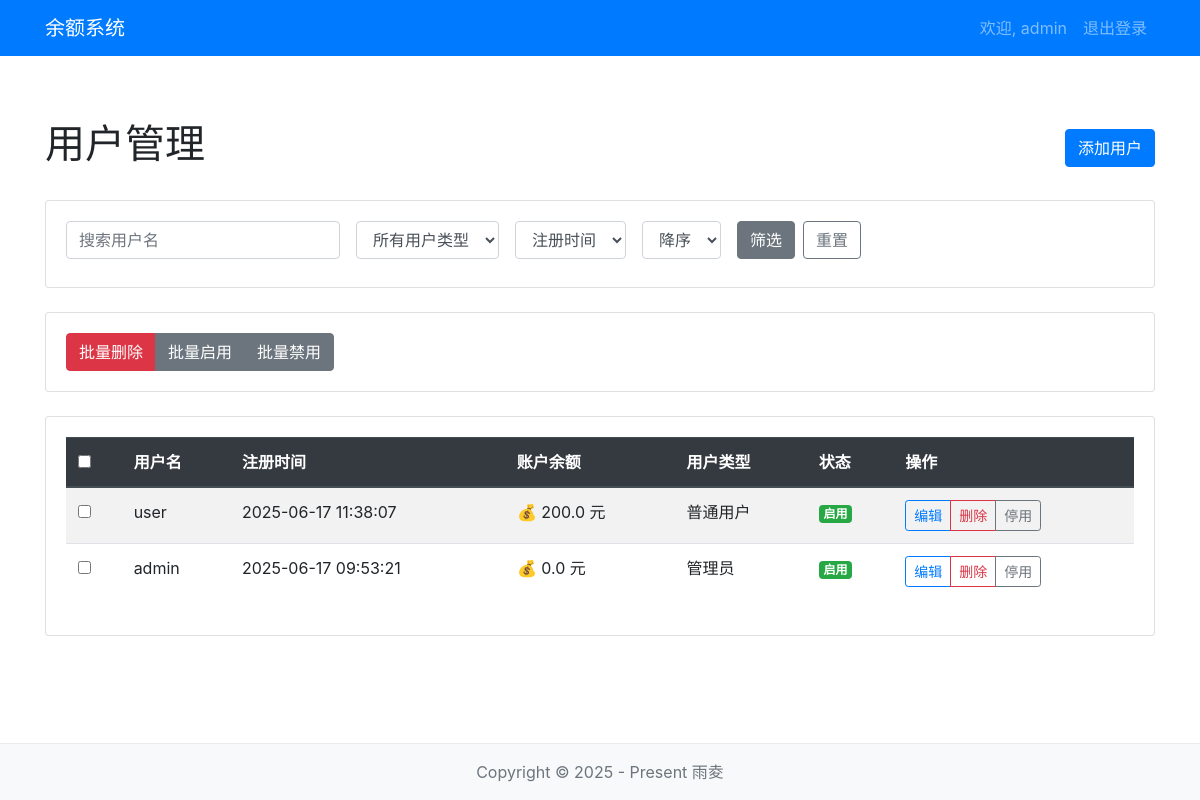
The app's page /admin/users (signed in) with its own data.
### app/models/user.py (models this page shows, shortened)
class User(UserMixin, db.Model):
    id = db.Column(db.Integer, primary_key=True)
    username = db.Column(db.String(64), unique=True, nullable=False)
    password_hash = db.Column(db.String(128), nullable=False)
    email = db.Column(db.String(120), unique=True, nullable=True)
    balance = db.Column(db.Float, default=0.0)
    register_time = db.Column(db.DateTime, default=datetime.utcnow)
    is_active = db.Column(db.Boolean, default=True)
    user_type = db.Column(db.String(20), default='user')  # 'user' or 'admin'

### app/routes/admin.py (the view)
@admin_bp.route('/users')
@admin_required
def user_list():
    page = request.args.get('page', 1, type=int)
    per_page = 30
    search_username = request.args.get('username', '')
    user_type = request.args.get('type', '')
    sort_by = request.args.get('sort', 'register_time')
    sort_order = request.args.get('order', 'desc')
    query = User.query
    if search_username:
        query = query.filter(User.username.like(f'%{search_username}%'))
    if user_type and user_type in ['user', 'admin']:
        query = query.filter(User.user_type == user_type)
    if sort_by == 'username':
        if sort_order == 'asc':
            query = query.order_by(User.username.asc())
        else:
            query = query.order_by(User.username.desc())
    else:
        if sort_order == 'asc':
            query = query.order_by(User.register_time.asc())
        else:
            query = query.order_by(User.register_time.desc())
    pagination = query.paginate(page=page, per_page=per_page)
    users = pagination.items
    return render_template('admin/users.html',
                          title='用户管理',
                          users=users,
                          pagination=pagination,
                          search_username=search_username,
                          user_type=user_type,
                          sort_by=sort_by,
                          sort_order=sort_order)

### app/__init__.py (called while the page is built)
@login_manager.user_loader
def load_user(user_id):
    from app.models.user import User
    user = User.query.get(int(user_id))
    return user

### app/routes/admin.py (called while the page is built)
def admin_required(f):
    @wraps(f)
    def decorated_function(*args, **kwargs):
        if not current_user.is_authenticated:
            flash('请先登录以访问该页面')
            return redirect(url_for('admin.login', next=request.url))
        if not hasattr(current_user, 'user_type') or current_user.user_type != 'admin':
            flash('请使用管理员账号登录')
            return redirect(url_for('admin.login', next=request.url))
        return f(*args, **kwargs)
    return decorated_function

### app/templates/admin/users.html (shortened to what this page needs)
{% extends 'base.html' %}
{% block content %}
<div class="d-flex justify-content-between align-items-center mb-4">
    <h1>用户管理</h1>
    <a href="{{ url_for('admin.add_user') }}" class="btn btn-primary">添加用户</a>
</div>
<div class="card mb-4">
    <div class="card-body">
        <form method="get" class="form-inline">
            <div class="form-group mr-3 mb-2">
                <input type="text" name="username" class="form-control" placeholder="搜索用户名" value="{{ search_username }}">
            </div>
            <div class="form-group mr-3 mb-2">
                <select name="type" class="form-control">
                    <option value="">所有用户类型</option>
                </select>
            </div>
            <div class="form-group mr-3 mb-2">
                <select name="sort" class="form-control">
                    <option value="register_time" {% if sort_by == 'register_time' %}selected{% endif %}>注册时间</option>
                </select>
            </div>
            <div class="form-group mr-3 mb-2">
                <select name="order" class="form-control">
                    <option value="desc" {% if sort_order == 'desc' %}selected{% endif %}>降序</option>
                </select>
            </div>
            <button type="submit" class="btn btn-secondary mb-2">筛选</button>
            <a href="{{ url_for('admin.user_list') }}" class="btn btn-outline-secondary mb-2 ml-2">重置</a>
        </form>
    </div>
</div>
<div class="card mb-4">
    <div class="card-body">
        <div class="btn-group" role="group">
            <button type="button" class="btn btn-danger" data-toggle="modal" data-target="#deleteModal">批量删除</button>
            <button type="button" class="btn btn-secondary">批量启用</button>
            <button type="button" class="btn btn-secondary">批量禁用</button>
        </div>
    </div>
</div>
<div class="card">
    <div class="card-body">
        <div class="table-responsive">
            <table class="table table-striped table-hover">
                <thead class="thead-dark">
                    <tr>
                        <th scope="col"><input type="checkbox" id="selectAll"></th>
                        <th scope="col">用户名</th>
                        <th scope="col">注册时间</th>
                        <th scope="col">账户余额</th>
                        <th scope="col">用户类型</th>
                        <th scope="col">状态</th>
                        <th scope="col">操作</th>
                    </tr>
                </thead>
                <tbody>
                    {% for user in users %}
                    <tr>
                        <td><input type="checkbox" class="userCheckbox" value="{{ user.id }}"></td>
                        <td>{{ user.username }}</td>
                        <td>{{ user.register_time.strftime('%Y-%m-%d %H:%M:%S') }}</td>
                        <td>💰 {{ user.balance }} 元</td>
                        <td>{{ '普通用户' if user.user_type == 'user' else '管理员' }}</td>
                        <td>
                            {% if user.is_active %}
                                <span class="badge badge-success">启用</span>
                            {% else %}
                                <span class="badge badge-danger">禁用</span>
                            {% endif %}
                        </td>
                        <td>
                            <div class="btn-group btn-group-sm">
                            <a href="{{ url_for('admin.edit_user', user_id=user.id) }}" class="btn btn-outline-primary">编辑</a>
                            <button type="button" class="btn btn-outline-danger" data-toggle="modal" data-target="#deleteUserModal{{ user.id }}">删除</button>
                            <a href="{{ url_for('admin.toggle_user_status', user_id=user.id) }}" class="btn btn-outline-secondary">
                                {% if user.is_active %}停用{% else %}启用{% endif %}
                            </a>
                        </div>
                        </td>
                    </tr>
                    {% else %}
                    <tr>
                        <td colspan="7" class="text-center">暂无用户数据</td>
                    </tr>
                    {% endfor %}
                </tbody>
            </table>
        </div>
    </div>
</div>
{% endblock %}

### app/templates/base.html (shortened to what this page needs)
<!DOCTYPE html>
<html lang="zh-CN">
<head>
    <link rel="stylesheet" href="https://stackpath.bootstrapcdn.com/bootstrap/4.5.2/css/bootstrap.min.css">
</head>
<body class="d-flex flex-column min-vh-100">
    <nav class="navbar navbar-expand-lg navbar-dark bg-primary">
        <div class="container">
            <a class="navbar-brand" href="{{ url_for('admin.dashboard') if title == '后台余额管理系统' else url_for('index') }}">
                {% if title == '后台余额管理系统' %}后台余额管理系统{% else %}余额系统{% endif %}
            </a>
            <div class="collapse navbar-collapse" id="navbarNav">
                <ul class="navbar-nav ml-auto">
                    {% if current_user.is_authenticated %}
                        <li class="nav-item">
                            <span class="nav-link">欢迎, {{ current_user.username }}</span>
                        </li>
                        <li class="nav-item">
                            <a class="nav-link" href="{{ url_for('user.logout') if title != '后台余额管理系统' else url_for('admin.logout') }}">退出登录</a>
                        </li>
                    {% endif %}
                </ul>
            </div>
        </div>
    </nav>
    <div class="container content flex-grow-1">
        {% block content %}{% endblock %}
    </div>
    <footer class="footer">
        <div class="container">
            <span class="text-muted">Copyright © 2025 - Present 雨夌</span>
        </div>
    </footer>
</body>
</html>

### app/templates/base.html (style rules this page uses)
.content { padding-top: 2rem; padding-bottom: 2rem; }
.footer { margin-top: auto; padding: 1rem 0; color: #6c757d; text-align: center; background-color: #f8f9fa; border-top: 1px solid #e9ecef; }
.navbar { margin-bottom: 2rem; }

### records on screen
User: username "admin", register_time "2025-06-17 09:53:21", balance "0.0", user_type "管理员", is_active "启用"
User: username "user", register_time "2025-06-17 11:38:07", balance "200.0", user_type "普通用户", is_active "启用"
